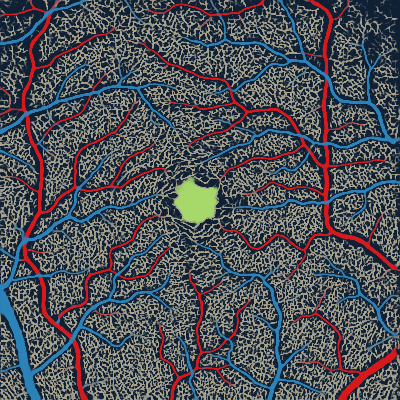
#> input picture saveroot/test_visuals/10251.bmp, 400 x 400 px; its folder holds only this picture in this run
$ python -i FAZ_Circularity_calculator.py   (imports and definitions only)
#> lines starting #> are read from the running program, lines starting #| are printed output that depends on the picture; after the words box and inside, x2 and y2 are one past the last pixel; in counts of white or black regions, pixels touching at a corner belong together
#> further down, picture is the input picture: shape (400, 400, 3); mean B, G, R 89.3, 82.6, 79.3
import os
import cv2
import numpy as np
import pandas as pd

# Path to the folder containing the FAZ images
image_folder_path = 'C:\\Users\\brolz\\Desktop\\FACULTATE\\LICENTA\\OCTA\\Label\\GT_FAZ'

# Path to the OpenDocument spreadsheet
spreadsheet_path = 'C:\\Users\\brolz\\Desktop\\FACULTATE\\LICENTA\\Text_labels_and_Numerical_Data.ods'

# Read the spreadsheet
# [1 line that did not run here, left out]


# Function to calculate the circularity of the white region in an image
def calculate_circularity(image):
    # Convert the image to grayscale
    gray = cv2.cvtColor(image, cv2.COLOR_BGR2GRAY)
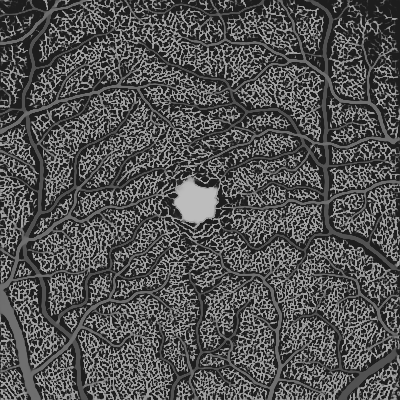
#> gray: shape (400, 400); min 29, max 189, mean 82.3
    # Apply binary thresholding (assuming white is the max value)
    _, binary = cv2.threshold(gray, 120, 255, cv2.THRESH_BINARY)
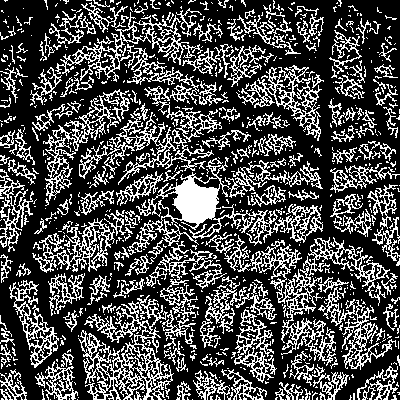
#> binary: shape (400, 400); 29.2% white in thin lines or dots
    # Find contours
    contours, _ = cv2.findContours(binary, cv2.RETR_EXTERNAL, cv2.CHAIN_APPROX_SIMPLE)
#> contours = 835 contours, 715 with area under 20; largest, box (x1, y1, x2, y2) and area: (78, 295, 174, 400) 4191, (128, 157, 323, 255) 3382, (250, 240, 336, 366) 2148, (55, 12, 189, 82) 2048, (247, 65, 322, 141) 1772

    if len(contours) == 0:
        return None  # No contours found
    contour = max(contours, key=cv2.contourArea)
#> contour = contour of 1128 points, box (x1, y1, x2, y2) (78, 295, 174, 400), area 4191

    # Calculate area and perimeter
    area = cv2.contourArea(contour)
#> area = 4191
    perimeter = cv2.arcLength(contour, True)
#> perimeter = 1962.5

    # Calculate circularity
    if perimeter == 0:
        return None  # Avoid division by zero
    circularity = (4 * np.pi * area) / (perimeter ** 2)
#> circularity = 0.0137

    return circularity


# Iterate over the images
# [24 lines not run here, left out]

>>> import cv2
>>> picture = cv2.imread('../../saveroot/test_visuals/10251.bmp')
>>> result = calculate_circularity(picture)
#> result = 0.0137

$ run again, on saveroot/test_visuals/10252.bmp
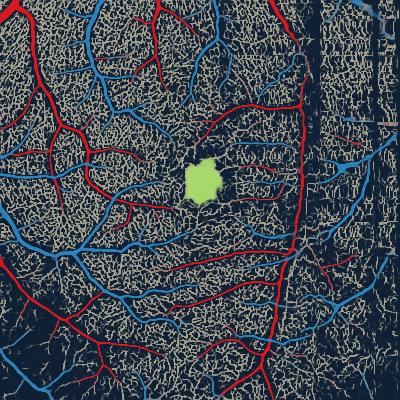
#> input picture saveroot/test_visuals/10252.bmp, 400 x 400 px
#> picture is the input picture: shape (400, 400, 3); mean B, G, R 82.3, 73.4, 66.2
#> in calculate_circularity, `gray = cv2.cvtColor(image, cv2.COLOR_BGR2GRAY)`:
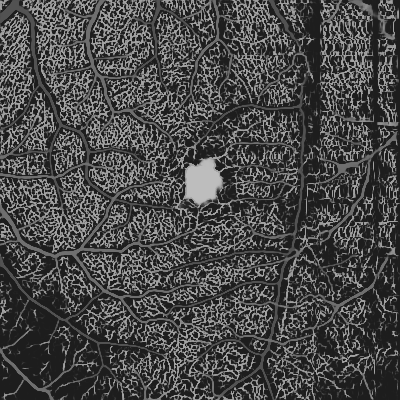
#> gray: shape (400, 400); min 29, max 189, mean 72.2
#> in calculate_circularity, `_, binary = cv2.threshold(gray, 120, 255, cv2.THRESH_BINARY)`:
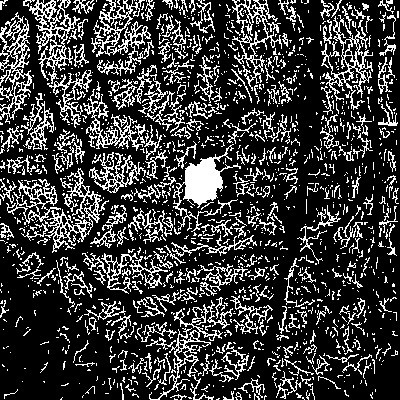
#> binary: shape (400, 400); 22.9% white in thin lines or dots
#> contours = 1388 contours, 1262 with area under 20; largest, box (x1, y1, x2, y2) and area: (29, 0, 80, 84) 1500, (173, 144, 241, 232) 1424, (0, 12, 32, 124) 1416, (91, 0, 151, 76) 1170, (44, 168, 102, 253) 1086
#> contour = contour of 436 points, box (x1, y1, x2, y2) (29, 0, 80, 84), area 1500
#> area = 1500
#> perimeter = 753.6
#> circularity = 0.0332

$ run again, on saveroot/test_visuals/10253.bmp
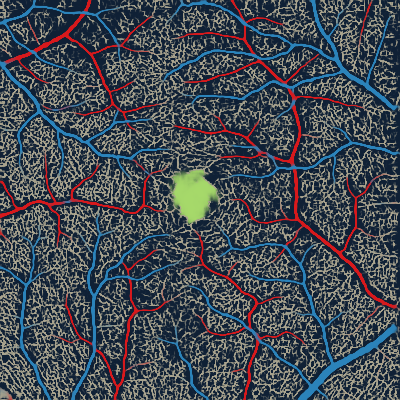
#> input picture saveroot/test_visuals/10253.bmp, 400 x 400 px
#> picture is the input picture: shape (400, 400, 3); mean B, G, R 84, 74.9, 67.7
#> in calculate_circularity, `gray = cv2.cvtColor(image, cv2.COLOR_BGR2GRAY)`:
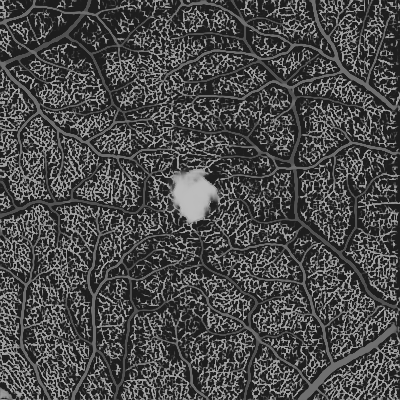
#> gray: shape (400, 400); min 29, max 189, mean 73.7
#> in calculate_circularity, `_, binary = cv2.threshold(gray, 120, 255, cv2.THRESH_BINARY)`:
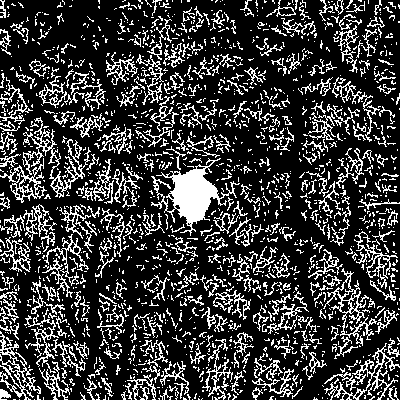
#> binary: shape (400, 400); 22.8% white in thin lines or dots
#> contours = 1617 contours, 1462 with area under 20; largest, box (x1, y1, x2, y2) and area: (151, 158, 240, 236) 1910, (323, 268, 377, 346) 704, (0, 158, 47, 203) 698, (0, 331, 41, 400) 675, (22, 117, 91, 198) 674
#> contour = contour of 495 points, box (x1, y1, x2, y2) (151, 158, 240, 236), area 1910
#> area = 1910.5
#> perimeter = 851.3
#> circularity = 0.0331

$ run again, on saveroot/test_visuals/10254.bmp
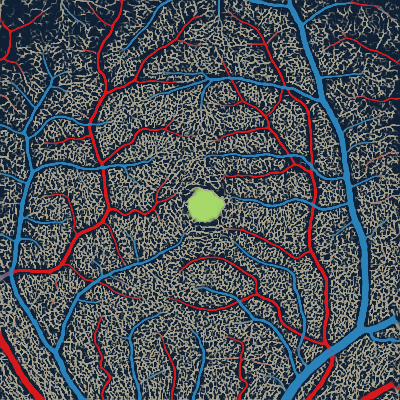
#> input picture saveroot/test_visuals/10254.bmp, 400 x 400 px
#> picture is the input picture: shape (400, 400, 3); mean B, G, R 90.2, 82.9, 77.5
#> in calculate_circularity, `gray = cv2.cvtColor(image, cv2.COLOR_BGR2GRAY)`:
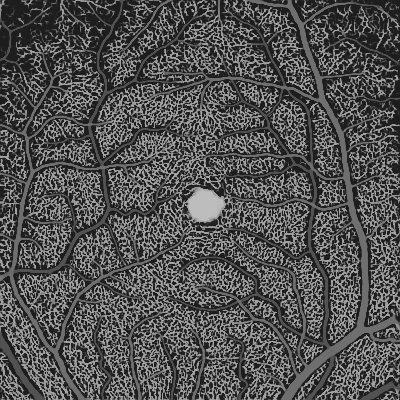
#> gray: shape (400, 400); min 29, max 189, mean 82
#> in calculate_circularity, `_, binary = cv2.threshold(gray, 120, 255, cv2.THRESH_BINARY)`:
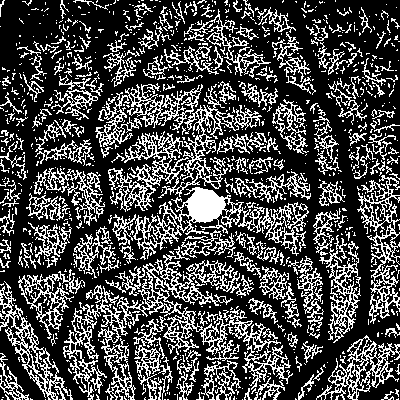
#> binary: shape (400, 400); 28.6% white in thin lines or dots
#> contours = 1054 contours, 948 with area under 20; largest, box (x1, y1, x2, y2) and area: (108, 86, 262, 212) 4202, (115, 246, 281, 361) 3856, (133, 187, 309, 260) 3852, (63, 286, 136, 400) 2162, (0, 281, 73, 400) 1992
#> contour = contour of 1429 points, box (x1, y1, x2, y2) (108, 86, 262, 212), area 4202
#> area = 4202.5
#> perimeter = 2429.5
#> circularity = 0.00895
